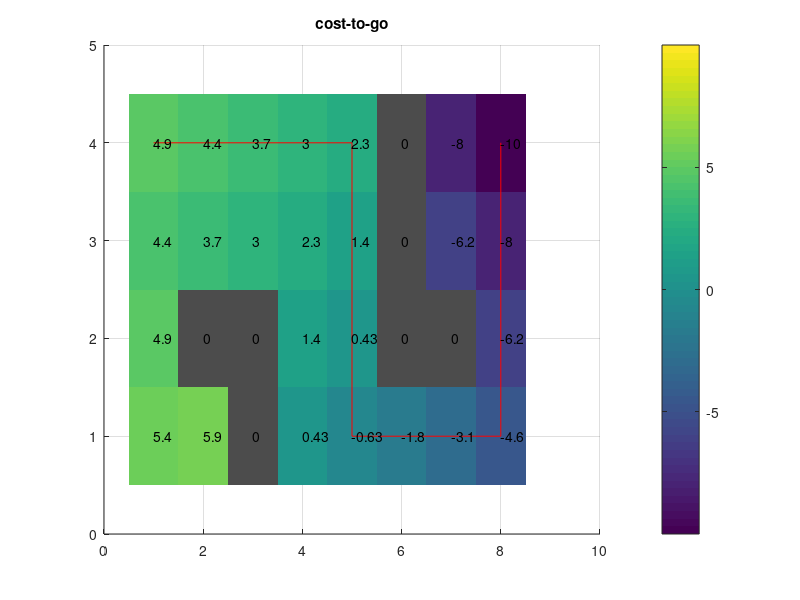
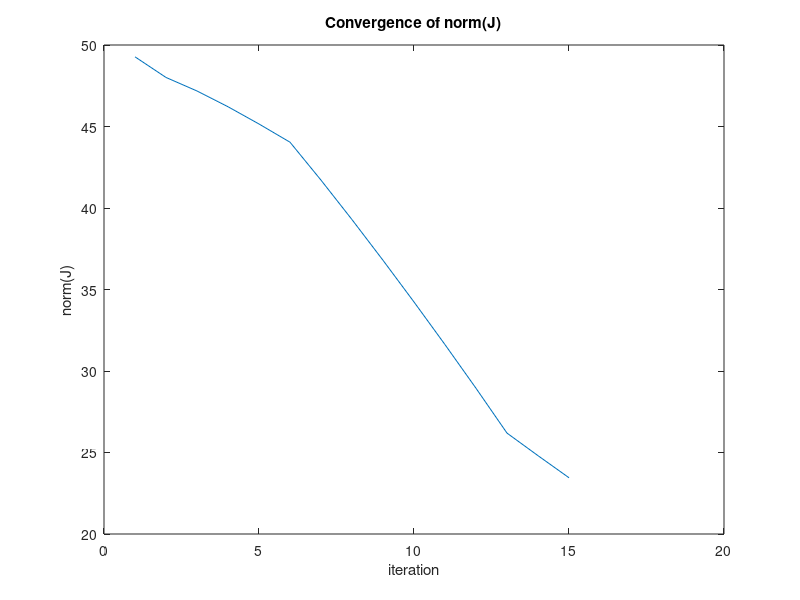

Write the MATLAB code that produced these figures, in order.
% ===================================================================
% Function implements infinite time value iteration for grid world
% ===================================================================
function grid_world_policy_iteration
    close all
    clear all

    %create the 4x8 grid
    xx=1:1:8;
    yy=1:1:4;    
    [X, Y] =meshgrid(xx,yy);
    Z = 0*X;

    %add the obstacle positions
    xyobs{1} = [2,2];
    xyobs{2} = [3,1];
    xyobs{3} = [3,2];
    xyobs{4} = [6,2];
    xyobs{5} = [6,3];
    xyobs{6} = [6,4];
    xyobs{7} = [7,2];
    
    %create the grid world
    grid_world = create_grid_world(X,Y,Z,xyobs);
    %plot_grid_world(grid_world)
        
    J=0*Z;
    Jlast =J;
    Xi=X(:);
    Yi=Y(:);
    Ji=J(:);
    Jc.X=X;
    Jc.Y=Y;
    Jc.J=J;

    % e=1e6;

    % Initialize cost-to-go and policy
    % Policy initialization (actions 0-4)
    Pi = zeros(size(Xi));  % Initial policy: stay in place
    policy_converged = false;
    m = 100;  % Number of policy evaluation iterations
    j = 0;
    normJ = [];

    % Set parameters
    xd = [8,4];
    gamma = 0.9;
    figure(1)
    hold on
    j=0;

    %set the desired position
    xd = [8,4];
    %set the discount factor
    gamma = .9;

    %loop through until the cost-to-go has converged
    % Modified Policy Iteration main loop

    while ~policy_converged
    j=j+1
        % Policy Evaluation (m=100 iterations)
        prev_J = Ji;
        for m_iter = 1:m
            new_Ji = Ji;  % Initialize with current values
            for i = 1:length(Ji)
                s = [Xi(i); Yi(i)];
                % Skip occupied states
                if check_occupied(s, grid_world)
                    continue
                end
                
                % Get action from current policy
                a = Pi(i);
                s_next = dynamics_nominal(s, a, grid_world);
                
                % cost and new value
                g = cost_function(s, xd);
                J_next = cost_to_go(s_next, Jc);
                new_Ji(i) = g + gamma * J_next;
            end
            
            Ji = new_Ji;
            J = reshape(Ji, size(Z))
            Jc.J = J;
        end

    % [m,n]= size(Z);    
    % J=reshape(Ji,m,n)
    % e=norm(J(:)-Jlast(:));% error between the cost-to-go from one iteration to the next
    normJ(j) = norm(J(:));
    % Jlast = J;
    % Jc.J=J;

    % Policy Improvement
    Pi_new = zeros(size(Pi));
    for i = 1:length(Ji)
        s = [Xi(i); Yi(i)];
        if check_occupied(s, grid_world)
            Pi_new(i) = 0;
            continue
        end
        
        % Calculate Q-values for all actions
        Q_values = zeros(1,5);
        for a = 0:4
            s_next = dynamics_nominal(s, a, grid_world);
            g = cost_function(s, xd);
            J_next = cost_to_go(s_next, Jc);
            Q_values(a+1) = g + gamma * J_next;
        end
        
        % Select optimal action
        [~, idx] = min(Q_values);
        Pi_new(i) = idx - 1;
    end
        
    % Check policy convergence
    if isequal(Pi_new, Pi)
        policy_converged = true;
    else
        Pi = Pi_new;
    end
    
    %plot the cost-to-go
    figure(1)
    title("cost-to-go")
    hold on
    imagesc(X(1,:), Y(:,1), J)
    colorbar
    grid on
    drawnow;
    hold off
    end
    
    %plot obstacles
    figure(1)
    hold on
    plot_obstacles(grid_world)
    hold off
    normJ(j) = norm(J(:));
    x=[1 4];

    %compute the policy from state s
    [pi, xs]= get_policy(x,Jc,grid_world,xd,gamma);
    figure(1)
    hold on
    plot(xs(:,1),xs(:,2),'r')
    hold off

    figure(1)
    J= J(:);
    for i=1:length(J)
        text(X(i),Y(i),num2str(J(i),2))
    end

    figure(2)
    plot(normJ(2:end))
    title("Convergence of norm(J)")
    xlabel("iteration")
    ylabel("norm(J)")
end

% ===================================================================
% plot obstacles
% ===================================================================
function plot_obstacles(grid_world)
     inds = find(grid_world.Z>0);
     dx = 0.5;
     dy = 0.5;
     occxs=grid_world.X(inds);
     occys=grid_world.Y(inds);
     for i=1:length(inds)
        xp=[occxs(i)-dx occxs(i)-dx occxs(i)+dx occxs(i)+dx];
        yp=[occys(i)-dy occys(i)+dy occys(i)+dy occys(i)-dy];
        patch(xp,yp,[1 1 1]*.3,'LineStyle','None')
     end
end

% ===================================================================
% plot grid world
% ===================================================================
function plot_grid_world(grid_world)
    xs = grid_world.X(1,:);
    ys = grid_world.Y(:,1);
    dx = grid_world.dx;
    dy = grid_world.dy;
    xg = linspace(xs(1)-dx,xs(end)+dx,length(xs)+1);
    yg = linspace(ys(1)-dy,ys(end)+dy,length(ys)+1);
    hi = imagesc(xs,ys,grid_world.Z); 
    set(gca,'YDir','normal');
    hold on
    hm = mesh(xg,yg,zeros([length(ys) length(xs)]+1));
    hm.FaceColor = 'none';
    hm.EdgeColor = 'k';
end

function k = find_index(x,y,X,Y)
    inds = find(X==x(1));
    ind = find(Y(inds)==y);
    k = inds(ind);
end

% ===================================================================
% Create the grid world
% ===================================================================
function grid_world = create_grid_world(X,Y,Z,xyobs)
    grid_world.X = X;
    grid_world.Y = Y;
    grid_world.Z = Z;
    xs = grid_world.X(1,:);
    ys = grid_world.Y(:,2);
    grid_world.dx = abs(xs(2)-xs(1))/2;
    grid_world.dy = abs(ys(2)-ys(1))/2; 
    grid_world.max_x = max(X(:));
    grid_world.max_y = max(Y(:));
    grid_world.min_x = min(X(:));
    grid_world.min_y = min(Y(:));
    for i=1:length(xyobs)
        Z(find_index(xyobs{i}(1),xyobs{i}(2),X,Y)) = 1;
    end
    grid_world.Z = Z;
end

% ===================================================================
% Check if state is occupied
% ===================================================================
function ret = check_occupied(x,grid_world)
    inds = find(grid_world.Z>0);
    occxs=grid_world.X(inds);
    occys=grid_world.Y(inds);
    ret = 0;
    for i=1:length(occxs)
        if (x(1)==occxs(i))
            if (x(2)==occys(i))
                ret = 1;
            end
        end
    end
end

% ===================================================================
% This function applies the bellman back-up from state x and finds the 
% minimum cost-to-go from state x given the cost-to-go at x'
% ===================================================================
function J0=bellman_backup(x,J,grid_world,xd,gamma)
    for i=1:5
        xi=dynamics_nominal(x,i-1,grid_world);
        Js(i) = gamma*cost_to_go(xi,J) + cost_function(x,xd);
    end
    [val, ind]= min(Js);
    J0 = val;
end

% ===================================================================
% Get the cost-to-go from state x
% ===================================================================
function J0= cost_to_go(x,J)
    [i,j0]=find(J.X==x(1));
    [i,j]=find(J.Y(:,j0(1))==x(2));
    J0=J.J(i,j0(1));
end

% ===================================================================
% Define the one step cost.
% ===================================================================
function g = cost_function(x,xd)
    if(x(1)==xd(1) && x(2)==xd(2))
        g=-1;
    else
        g=1;
    end
end

% ===================================================================
% dynamics_nominal model for grid world. 
% ===================================================================
function x = dynamics_nominal(x,u,grid_world)
    switch(u)
        case 0
            x=x;        
        case 1
            x(1)=x(1)+1;
            ret = check_occupied(x,grid_world);
            if ret ==1
                x(1) = x(1)-1;
            end
        case 2
            x(1)=x(1)-1;
            ret = check_occupied(x,grid_world);
            if ret ==1
                x(1) = x(1)+1;
            end
        case 3
            x(2)=x(2)+1;
            ret = check_occupied(x,grid_world);
            if ret ==1
                x(2) = x(2)-1;
            end
        case 4            
            x(2)=x(2)-1;
            ret = check_occupied(x,grid_world);
            if ret ==1
                x(2) = x(2)+1;
            end
    end
    x = applyBounds(x,grid_world);     
end

% ===================================================================
% Keep state in grid world bounds
% ===================================================================
function x = applyBounds(x,occ_grid)
    if(x(1)<occ_grid.min_x)
        x(1)=occ_grid.min_x;
    end
    if(x(1)>occ_grid.max_x)
        x(1)=occ_grid.max_x;
    end
    if(x(2)<occ_grid.min_y)
        x(2)=occ_grid.min_y;
    end
    if(x(2)>occ_grid.max_y)
        x(2)=occ_grid.max_y;
    end
end

% ===================================================================
% Compute the policy given from a particular state using the optimal
% cost-to-go
% ===================================================================
function [pi, xs]= get_policy(x,J,grid_world,xd,gamma)
    pi=[];
    xs=[x];
    while (1)
        for i=1:5
            xi=dynamics_nominal(x,i-1,grid_world);
            Js(i) = gamma*cost_to_go(xi,J) + cost_function(x,xd);
        end        
        [val, ind]= min(Js);
        xi=dynamics_nominal(x,ind-1,grid_world);
        x = xi;
        pi=[pi ind-1];
        xs=[xs; x];
        if((x(1)==8) && (x(2)==4))
            break;
        end
    end
end
